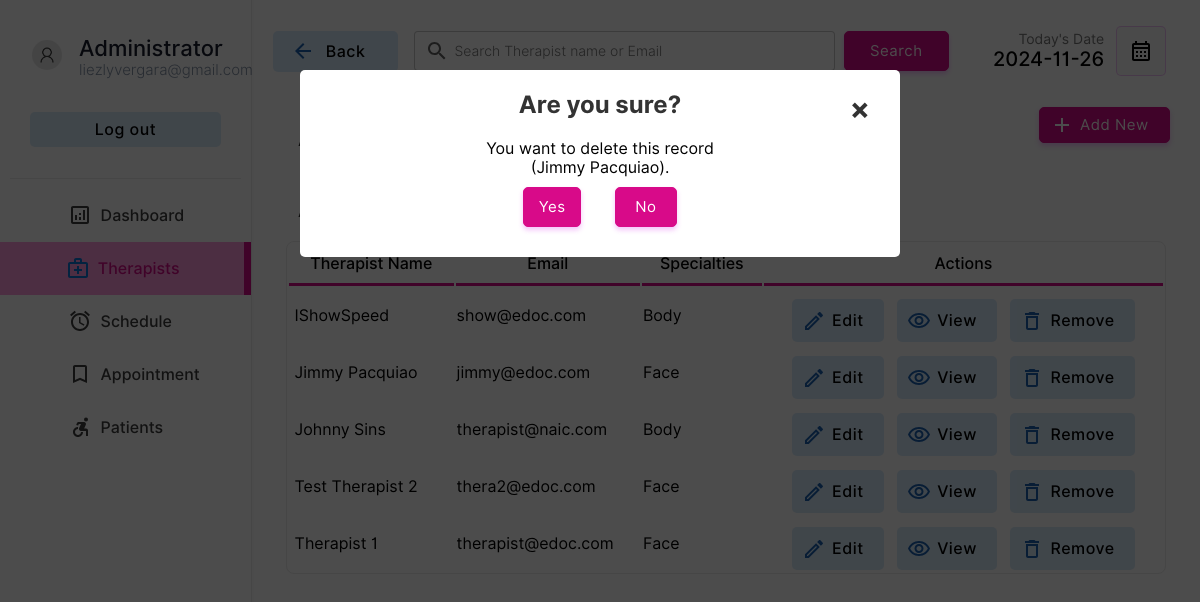
Page /doctor/doctors.php?action=drop&id=5&name=Jimmy Pacquiao (signed in) on the committed database.
### tables this page shows
CREATE TABLE `doctor` (
  `docid` int(11) NOT NULL,
  `docemail` varchar(255) DEFAULT NULL,
  `docname` varchar(255) DEFAULT NULL,
  `docpassword` varchar(255) DEFAULT NULL,
  `doctel` varchar(15) DEFAULT NULL,
  `specialties` int(2) DEFAULT NULL,
  `aid` int(11) DEFAULT NULL
);

CREATE TABLE `specialties` (
  `id` int(2) NOT NULL,
  `sname` varchar(50) DEFAULT NULL
);

### doctor/doctors.php (the view, shortened to what the rows shown need)
<!DOCTYPE html>
<html lang="en">
<head>
    <link rel="stylesheet" href="../style/animations.css">
    <link rel="stylesheet" href="../style/main.css">
    <link rel="stylesheet" href="../style/admin.css">
</head>
<body>
    <?php
    include("../connection.php");
    ?>
        <div class="dash-body">
            <table border="0" width="100%" style=" border-spacing: 0;margin:0;padding:0;margin-top:25px; ">
                <?php
                    if($_POST){
                        $keyword=$_POST["search"];
                        $sqlmain= "select * from doctor where docemail='$keyword' or docname='$keyword' or docname like '$keyword%' or docname like '%$keyword' or docname like '%$keyword%'";
                    }else{
                        $sqlmain= "select * from doctor order by docid desc";
                    }
                ?>
                <tr>
                   <td colspan="4">
                       <center>
                        <div class="abc scroll">
                        <table width="93%" class="sub-table scrolldown" border="0">
                        <thead>
                        <tr>
                                <th class="table-heading">
                                Therapist Name
                                </th>
                                <th class="table-heading">
                                    Email
                                </th>
                                <th class="table-heading">
                                    Specialties
                                </th>
                                <th class="table-heading">
                                    Actions
                                </tr>
                        </thead>
                        <tbody>
                            <?php
                                $result= $database->query($sqlmain);
                                if($result->num_rows==0){
                                    echo '<tr>
                                    <td colspan="4">
                                    <br><br><br><br>
                                    <center>
                                    <img src="../img/notfound.svg" width="25%">
                                    <br>
                                    <p class="heading-main12" style="margin-left: 45px;font-size:20px;color:rgb(49, 49, 49)">We  couldnt find anything related to your keywords !</p>
                                    <a class="non-style-link" href="doctors.php"><button  class="login-btn btn-primary-soft btn" style="display: flex;justify-content: center;align-items: center;margin-left:20px;">&nbsp; Show all Therapists &nbsp;</font></button>
                                    </a>
                                    </center>
                                    <br><br><br><br>
                                    </td>
                                    </tr>';
                                }
                                else{
                                for ( $x=0; $x<$result->num_rows;$x++){
                                    $row=$result->fetch_assoc();
                                    $docid=$row["docid"];
                                    $name=$row["docname"];
                                    $email=$row["docemail"];
                                    $spe=$row["specialties"];
                                    $spcil_res= $database->query("select sname from specialties where id='$spe'");
                                    $spcil_array= $spcil_res->fetch_assoc();
                                    $spcil_name=$spcil_array["sname"];
                                    echo '<tr>
                                        <td> &nbsp;'.
                                        substr($name,0,30)
                                        .'</td>
                                        <td>
                                        '.substr($email,0,20).'
                                        </td>
                                        <td>
                                            '.substr($spcil_name,0,20).'
                                        </td>
                                        <td>
                                        <div style="display:flex;justify-content: center;">
                                        <a href="?action=edit&id='.$docid.'&error=0" class="non-style-link"><button  class="btn-primary-soft btn button-icon btn-edit" style="padding-left: 40px;padding-top: 12px;padding-bottom: 12px;margin-top: 10px;"><font class="tn-in-text">Edit</font></button></a>
                                        &nbsp;&nbsp;&nbsp;
                                        <a href="?action=view&id='.$docid.'" class="non-style-link"><button  class="btn-primary-soft btn button-icon btn-view" style="padding-left: 40px;padding-top: 12px;padding-bottom: 12px;margin-top: 10px;"><font class="tn-in-text">View</font></button></a>
                                       &nbsp;&nbsp;&nbsp;
                                       <a href="?action=drop&id='.$docid.'&name='.$name.'" class="non-style-link"><button  class="btn-primary-soft btn button-icon btn-delete" style="padding-left: 40px;padding-top: 12px;padding-bottom: 12px;margin-top: 10px;"><font class="tn-in-text">Remove</font></button></a>
                                        </div>
                                        </td>
                                    </tr>';
                                }
                            }
                            ?>
                            </tbody>
                        </table>
                        </div>
                        </center>
                   </td>
                </tr>
            </table>
        </div>
    <?php
    if($_GET){
        $id=$_GET["id"];
        $action=$_GET["action"];
        if($action=='drop'){
            $nameget=$_GET["name"];
            echo '
            <div id="popup1" class="overlay">
                    <div class="popup">
                    <center>
                        <h2>Are you sure?</h2>
                        <a class="close" href="doctors.php">&times;</a>
                        <div class="content">
                            You want to delete this record<br>('.substr($nameget,0,40).').
                        </div>
                        <div style="display: flex;justify-content: center;">
                        <a href="delete-doctor.php?id='.$id.'" class="non-style-link"><button  class="btn-primary btn" style="display: flex;justify-content: center;align-items: center;margin:10px;padding:10px;"<font class="tn-in-text">&nbsp;Yes&nbsp;</font></button></a>&nbsp;&nbsp;&nbsp;
                        <a href="doctors.php" class="non-style-link"><button  class="btn-primary btn" style="display: flex;justify-content: center;align-items: center;margin:10px;padding:10px;"><font class="tn-in-text">&nbsp;&nbsp;No&nbsp;&nbsp;</font></button></a>
                        </div>
                    </center>
            </div>
            </div>
            ';
        }elseif($action=='edit'){
            $sqlmain= "select * from doctor where docid='$id'";
            $result= $database->query($sqlmain);
            $row=$result->fetch_assoc();
            $name=$row["docname"];
            $email=$row["docemail"];
            $spe=$row["specialties"];
            $spcil_res= $database->query("select sname from specialties where id='$spe'");
            $spcil_array= $spcil_res->fetch_assoc();
            $spcil_name=$spcil_array["sname"];
            $tele=$row['doctel'];
            $error_1=$_GET["error"];
                $errorlist= array(
                    '1'=>'<label for="promter" class="form-label" style="color:rgb(255, 62, 62);text-align:center;">Already have an account for this Email address.</label>',
                    '2'=>'<label for="promter" class="form-label" style="color:rgb(255, 62, 62);text-align:center;">Password Conformation Error! Reconform Password</label>',
                    '3'=>'<label for="promter" class="form-label" style="color:rgb(255, 62, 62);text-align:center;"></label>',
                    '4'=>"",
                    '0'=>'',
                );
            if($error_1!='4'){
                    echo '
                    <div id="popup1" class="overlay">
                            <div class="popup">
                            <center>
                                <a class="close" href="doctors.php">&times;</a>
                                <div style="display: flex;justify-content: center;">
                                <div class="abc">
                                <table width="80%" class="sub-table scrolldown add-doc-form-container" border="0">
                                <tr>
                                        <td class="label-td" colspan="2">'.
                                            $errorlist[$error_1]
                                        .'</td>
                                    </tr>
                                    <tr>
                                        <td>
                                            <p style="padding: 0;margin: 0;text-align: left;font-size: 25px;font-weight: 500;">Edit Therapist Details.</p>
                                        Therapist ID : '.$id.' (Auto Generated)<br><br>
                                        </td>
                                    </tr>
                                    <tr>
                                        <td class="label-td" colspan="2">
                                            <form action="edit-doc.php" method="POST" class="add-new-form">
                                            <label for="Email" class="form-label">Email: </label>
                                            <input type="hidden" value="'.$id.'" name="id00">
                                        </td>
                                    </tr>
                                    <tr>
                                        <td class="label-td" colspan="2">
                                        <input type="email" name="email" class="input-text" placeholder="Email Address" value="'.$email.'" required><br>
                                        </td>
                                    </tr>
                                    <tr>
                                        <td class="label-td" colspan="2">
                                            <label for="name" class="form-label">Name: </label>
                                        </td>
                                    </tr>
                                    <tr>
                                        <td class="label-td" colspan="2">
                                            <input type="text" name="name" class="input-text" placeholder="Therapist Name" value="'.$name.'" required><br>
                                        </td>
                                    </tr>
                                    <tr>
                                        <td class="label-td" colspan="2">
                                            <label for="Tele" class="form-label">Telephone: </label>
                                        </td>
                                    </tr>
                                    <tr>
                                        <td class="label-td" colspan="2">
                                            <input type="tel" name="Tele" class="input-text" placeholder="Telephone Number" value="'.$tele.'" required><br>
                                        </td>
                                    </tr>
                                    <tr>
                                        <td class="label-td" colspan="2">
                                            <label for="spec" class="form-label">Choose specialties: (Current'.$spcil_name.')</label>
                                        </td>
                                    </tr>
                                    <tr>
                                        <td class="label-td" colspan="2">
                                            <select name="spec" id="" class="box">';
                                                $list11 = $database->query("select  * from  specialties;");
                                                for ($y=0;$y<$list11->num_rows;$y++){
                                                    $row00=$list11->fetch_assoc();
                                                    $sn=$row00["sname"];
                                                    $id00=$row00["id"];
                                                    echo "<option value=".$id00.">$sn</option><br/>";
                                                };
                                echo     '       </select><br><br>
                                        </td>
                                    </tr>
                                    <tr>
                                        <td class="label-td" colspan="2">
                                            <label for="password" class="form-label">Password: </label>
                                        </td>
                                    </tr>
                                    <tr>
                                        <td class="label-td" colspan="2">
                                            <input type="password" name="password" class="input-text" placeholder="Defind a Password" required><br>
                                        </td>
                                    </tr><tr>
                                        <td class="label-td" colspan="2">
                                            <label for="cpassword" class="form-label">Conform Password: </label>
                                        </td>
                                    </tr>
                                    <tr>
                                        <td class="label-td" colspan="2">
                                            <input type="password" name="cpassword" class="input-text" placeholder="Conform Password" required><br>
                                        </td>
                                    </tr>
                                    <tr>
                                        <td colspan="2">
                                            <input type="reset" value="Reset" class="login-btn btn-primary-soft btn" >&nbsp;&nbsp;&nbsp;&nbsp;&nbsp;
                                            <input type="submit" value="Save" class="login-btn btn-primary btn">
                                        </td>
                                    </tr>
                                    </form>
                                    </tr>
                                </table>
                                </div>
                                </div>
                            </center>
                            <br><br>
                    </div>
                    </div>
                    ';
        }; };
    };
?>
</body>
</html>

### rows in the picture
doctor: docname "IShowSpeed", docemail "show@edoc.com", specialties.sname "Body"
doctor: docname "Jimmy Pacquiao", docemail "jimmy@edoc.com", specialties.sname "Face"
doctor: docname "Johnny Sins", docemail "therapist@naic.com", specialties.sname "Body"
doctor: docname "Test Therapist 2", docemail "thera2@edoc.com", specialties.sname "Face"
doctor: docname "Therapist 1", docemail "therapist@edoc.com", specialties.sname "Face"

### other values in the picture
substr($nameget,0,40) "Jimmy Pacquiao"
